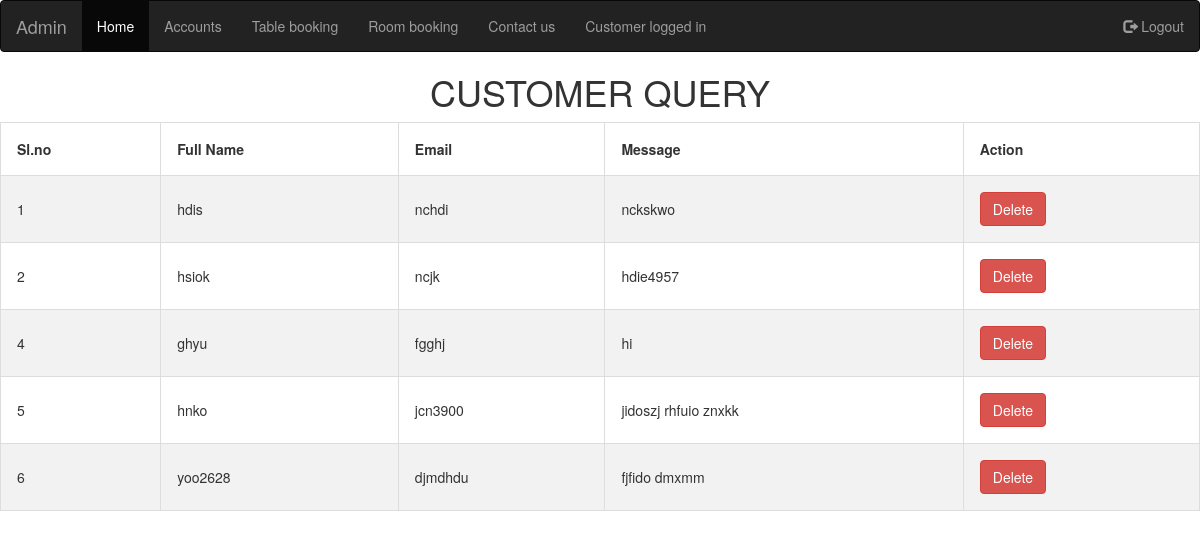
Screenshot of /contactdetails.php with the database file from the repository.
### tables this page shows
CREATE TABLE `contact` (
  `id` int(11) NOT NULL,
  `fullname` varchar(50) NOT NULL,
  `email` varchar(50) NOT NULL,
  `message` text NOT NULL
);

### contactdetails.php (the view, shortened to what this page needs)
<!DOCTYPE html>
<html>
<head>
<link rel="stylesheet" href="https://maxcdn.bootstrapcdn.com/bootstrap/3.4.1/css/bootstrap.min.css">
</head>
<body>
<nav class="navbar navbar-inverse">
  <div class="container-fluid">
    <div class="navbar-header">
      <a class="navbar-brand" href="#">Admin</a>
    </div>
    <ul class="nav navbar-nav">
    <li class="active"><a href="indexadmin.php">Home</a></li>
    <li><a href="account.php">Accounts</a></li>
          <li><a href="table_reserve.php">Table booking</a></li>
          <li><a href="reservation.php">Room booking</a></li>
          <li><a href="contactdetails.php">Contact us</a></li>
          <li><a href="logindetails.php">Customer logged in</a></li>
    </ul>
    <ul class="nav navbar-nav navbar-right">
      <li><a href="adminlogout.php"><span class="glyphicon glyphicon-log-out"></span> Logout</a></li>
    </ul>
  </div>
</nav>
<h1>CUSTOMER QUERY</h1>
<table border="2">
  <tr>
    <th>Sl.no</th>
    <th>Full Name</th>
    <th>Email</th>
    <th>Message</th>
    <th colspan="2" align="center">Action</th>
  </tr>
  <?php
  include("connection.php");
  $query = "select * from contact";
  $data = mysqli_query($conn,$query);
  $total = mysqli_num_rows($data);
  if($total!=0)
  {
    while($result=mysqli_fetch_assoc($data))
    {
     ?>
      <tr>
      <td><?php echo $result['id'];?></td>
      <td><?php echo $result['fullname'];?></td>
      <td><?php echo $result['email'];?></td>
      <td><?php echo $result['message'];?></td>
      <td>
      <form action="del_contact.php" method="POST">
          <button type="submit" name="delete_btn" class="btn btn-danger delete_btn ">Delete</button>
      </form>
      </td>
      </tr>
      <?php
    }
  }
  else{
    echo "No records found";
  }
  ?>
  </table>
  </body>
</html>

### contactdetails.php (style rules this page uses)
table { border-collapse: collapse; border-spacing: 0; width: 100%; border: 1px solid #ddd; }
h1 { text-align: center; }
th, td { text-align: left; padding: 16px; }
tr:nth-child(even) { background-color: #f2f2f2; }

### rows the page displays
contact: id "1", fullname "hdis", email "nchdi", message "nckskwo"
contact: id "2", fullname "hsiok", email "ncjk", message "hdie4957"
contact: id "4", fullname "ghyu", email "fgghj", message "hi"
contact: id "5", fullname "hnko", email "jcn3900", message "jidoszj rhfuio znxkk"
contact: id "6", fullname "yoo2628", email "djmdhdu", message "fjfido dmxmm"
